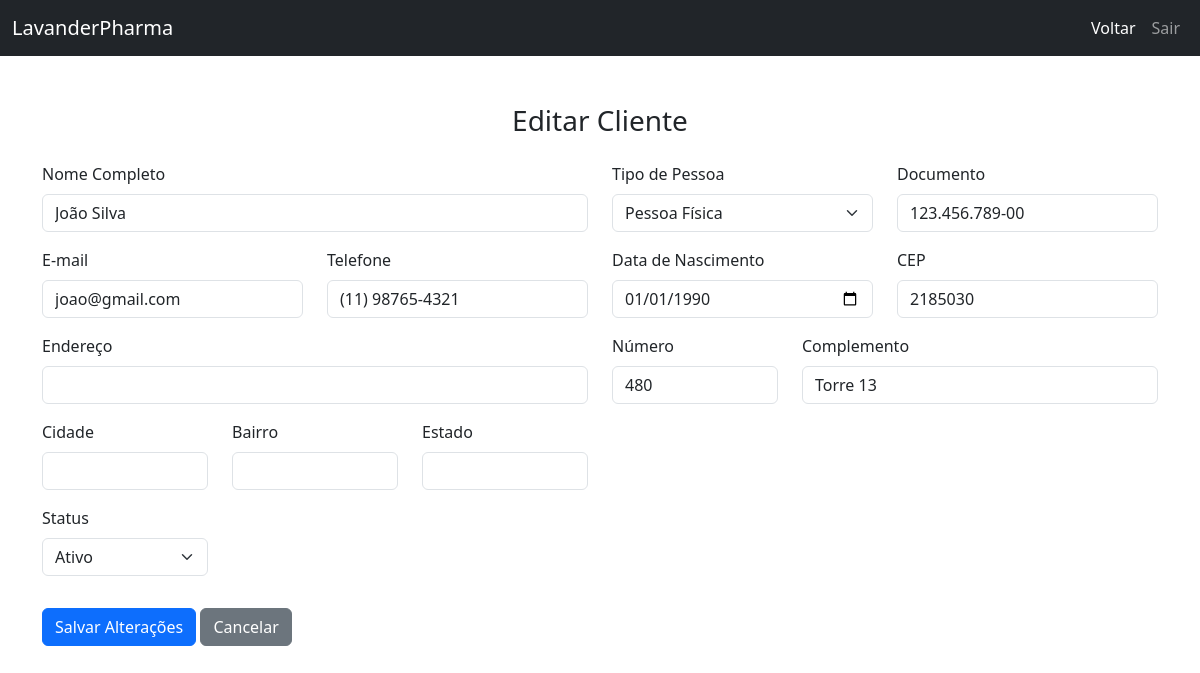
/sistema/Clientes/cliente_editar.php?codigo=1 (signed in), run on the app's committed database.
### tables this page shows
CREATE TABLE IF NOT EXISTS `CLIENTES` (
    `ID_Cliente` INT AUTO_INCREMENT PRIMARY KEY NOT NULL,
    `Nome_Cliente` VARCHAR(255) DEFAULT NULL,
    `Tipo_Cliente` ENUM('PJ', 'PF') DEFAULT NULL,
    `Documento_Cliente` VARCHAR(18) DEFAULT NULL,
    `Tel_Cliente` VARCHAR(20) DEFAULT NULL,
    `Email_Cliente` VARCHAR(100) DEFAULT NULL,
    `Senha_Cliente` VARCHAR(100) DEFAULT NULL,
    `CEP` VARCHAR(10) DEFAULT NULL,
    `Endereco_Cliente` VARCHAR(255) DEFAULT NULL,
    `EndNumero_Cliente` VARCHAR(255) DEFAULT NULL,
    `Complemento_Cliente` VARCHAR(100) DEFAULT NULL,
    `Bairro_Cliente` VARCHAR(255) DEFAULT NULL,
    `Cidade_Cliente` VARCHAR(255) DEFAULT NULL,
    `Estado_Cliente` CHAR(2) DEFAULT NULL,
    `DataNasc_Cliente` DATE DEFAULT NULL,
    `Status_Cliente` ENUM('0', '1') DEFAULT NULL,
    `DataCadastro_Cliente` DATETIME DEFAULT NULL,
    `DataAlteracao_Cliente` DATETIME DEFAULT NULL,
    FOREIGN KEY (`CEP`) REFERENCES `CEPS` (`CEP`)
);

### sistema/Clientes/cliente_editar.php (the view, shortened to what this page needs)
<?php
include '../../dev/Exec/conexao.php';
if (isset($_GET['codigo'])) {
    $codigo_cliente = $_GET['codigo'];
    $sql = "SELECT * FROM CLIENTES WHERE ID_Cliente = ?";
    $stmt = $conn->prepare($sql);
    $stmt->bind_param("s", $codigo_cliente);
    $stmt->execute();
    $result = $stmt->get_result();
    if ($result->num_rows > 0) {
        $cliente = $result->fetch_assoc();
        $cep = $cliente['CEP'];
        $sql_cep = "SELECT * FROM CEPS WHERE CEP = ?";
        $stmt_cep = $conn->prepare($sql_cep);
        $stmt_cep->bind_param("s", $cep);
        $stmt_cep->execute();
        $result_cep = $stmt_cep->get_result();
        if ($result_cep->num_rows > 0) {
            $cep_data = $result_cep->fetch_assoc();
        } else {
            $cep_data = [];
        }
    } else {
        echo "Cliente não encontrado.";
        exit();
    }
} else {
    echo "Código do cliente não fornecido.";
    exit();
}
?>
<!DOCTYPE html>
<html lang="pt-BR">
<head>
    <link href="https://cdn.jsdelivr.net/npm/bootstrap@5.3.0/dist/css/bootstrap.min.css" rel="stylesheet">
</head>
<body>
    <nav class='navbar navbar-expand-lg navbar-dark bg-dark'>
        <div class='container-fluid'>
            <a class='navbar-brand' href='../../index2.php'>LavanderPharma</a>
            <div class='collapse navbar-collapse' id='navbarNav'>
                <ul class='navbar-nav ms-auto'>
                    <li class='nav-item'><a class='nav-link active' aria-current='page' href='index.php'>Voltar</a></li>
                    <li class='nav-item'><a class='nav-link' href="../../../dev/Exec/sair.php">Sair</a></li>
                </ul>
            </div>
        </div>
    </nav>
    <div class="container my-5">
        <h3 class="text-center mb-4">Editar Cliente</h3>
        <form method="post" action="">
            <div class="row mb-3">
                <div class="col-md-6">
                    <label for="Nome_Cliente" class="form-label">Nome Completo</label>
                    <input type="text" class="form-control" id="Nome_Cliente" name="Nome_Cliente" value="<?php echo htmlspecialchars($cliente['Nome_Cliente']); ?>" required>
                </div>
                <div class="col-md-3">
                    <label for="Tipo_Cliente" class="form-label">Tipo de Pessoa</label>
                    <select class="form-select" id="Tipo_Cliente" name="Tipo_Cliente" required>
                        <option value="PF" <?php if ($cliente['Tipo_Cliente'] == 'PF') echo 'selected'; ?>>Pessoa Física</option>
                    </select>
                </div>
                <div class="col-md-3">
                    <label for="Documento_Cliente" class="form-label">Documento</label>
                    <input type="text" class="form-control" id="Documento_Cliente" name="Documento_Cliente" value="<?php echo htmlspecialchars($cliente['Documento_Cliente']); ?>" required>
                </div>
            </div>
            <div class="row mb-3">
                <div class="col-md-3">
                    <label for="Email_Cliente" class="form-label">E-mail</label>
                    <input type="email" class="form-control" id="Email_Cliente" name="Email_Cliente" value="<?php echo htmlspecialchars($cliente['Email_Cliente']); ?>" required>
                </div>
                <div class="col-md-3">
                    <label for="Tel_Cliente" class="form-label">Telefone</label>
                    <input type="text" class="form-control" id="Tel_Cliente" name="Tel_Cliente" value="<?php echo htmlspecialchars($cliente['Tel_Cliente']); ?>" required>
                </div>
                <div class="col-md-3">
                    <label for="DataNasc_Cliente" class="form-label">Data de Nascimento</label>
                    <input type="date" class="form-control" id="DataNasc_Cliente" name="DataNasc_Cliente" value="<?php echo htmlspecialchars($cliente['DataNasc_Cliente']); ?>">
                </div>
                <div class="col-md-3">
                    <label for="CEP" class="form-label">CEP</label>
                    <input type="text" class="form-control" id="CEP" name="CEP" value="<?php echo htmlspecialchars($cep); ?>" required>
                </div>
            </div>
            <div class="row mb-3">
                <div class="col-md-6">
                    <label for="Endereco_Cliente" class="form-label">Endereço</label>
                    <input type="text" class="form-control" id="Endereco_Cliente" name="Endereco_Cliente" value="<?php echo htmlspecialchars($cep_data['Endereco_CEP'] ?? ''); ?>" required>
                </div>
                <div class="col-md-2">
                    <label for="EndNumero_Cliente" class="form-label">Número</label>
                    <input type="text" class="form-control" id="EndNumero_Cliente" name="EndNumero_Cliente" value="<?php echo htmlspecialchars($cliente['EndNumero_Cliente']); ?>" required>
                </div>
                <div class="col-md-4">
                    <label for="Complemento_Cliente" class="form-label">Complemento</label>
                    <input type="text" class="form-control" id="Complemento_Cliente" name="Complemento_Cliente" value="<?php echo htmlspecialchars($cliente['Complemento_Cliente'] ?? ''); ?>">
                </div>
            </div>
            <div class="row mb-3">
                <div class="col-md-2">
                    <label for="Cidade_Cliente" class="form-label">Cidade</label>
                    <input type="text" class="form-control" id="Cidade_Cliente" name="Cidade_Cliente" value="<?php echo htmlspecialchars($cep_data['Cidade_CEP'] ?? ''); ?>" required>
                </div>
                <div class="col-md-2">
                    <label for="Bairro_Cliente" class="form-label">Bairro</label>
                    <input type="text" class="form-control" id="Bairro_Cliente" name="Bairro_Cliente" value="<?php echo htmlspecialchars($cep_data['Bairro_CEP'] ?? ''); ?>" required>
                </div>
                <div class="col-md-2">
                    <label for="Estado_Cliente" class="form-label">Estado</label>
                    <input type="text" class="form-control" id="Estado_Cliente" name="Estado_Cliente" value="<?php echo htmlspecialchars($cep_data['Estado_CEP'] ?? ''); ?>" required>
                </div>
            </div>
            <div class="row mb-3">
                <div class="col-md-2">
                    <label for="Status_Cliente" class="form-label">Status</label>
                    <select class="form-select" id="Status_Cliente" name="Status_Cliente" required>
                        <option value="1" <?php if ($cliente['Status_Cliente'] == '1') echo 'selected'; ?>>Ativo</option>
                    </select>
                </div>
            </div>
            <button type="submit" class="btn btn-primary mt-3">Salvar Alterações</button>
            <a href="index.php" class="btn btn-secondary mt-3">Cancelar</a>
        </form>
    </div>
</body>
</html>

### data on the page
clientes: Nome_Cliente "João Silva", Tipo_Cliente "Pessoa Física", Documento_Cliente "123.456.789-00", Email_Cliente "joao@gmail.com", Tel_Cliente "(11) 98765-4321", DataNasc_Cliente "01/01/1990", CEP "2185030", EndNumero_Cliente "480", Complemento_Cliente "Torre 13", Status_Cliente "Ativo"
